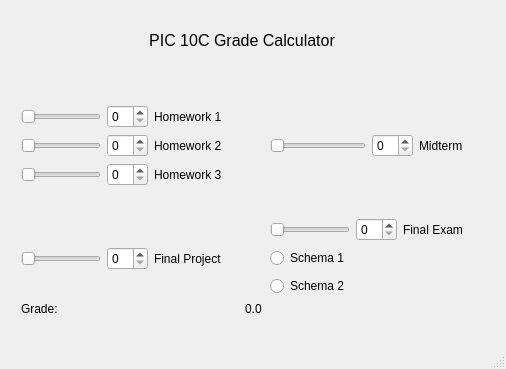
<?xml version="1.0" encoding="UTF-8"?>
<ui version="4.0">
 <class>MainWindow</class>
 <widget class="QMainWindow" name="MainWindow">
  <property name="geometry">
   <rect>
    <x>0</x>
    <y>0</y>
    <width>506</width>
    <height>369</height>
   </rect>
  </property>
  <property name="windowTitle">
   <string>MainWindow</string>
  </property>
  <widget class="QWidget" name="centralwidget">
   <widget class="QWidget" name="layoutWidget">
    <property name="geometry">
     <rect>
      <x>21</x>
      <y>31</y>
      <width>442</width>
      <height>285</height>
     </rect>
    </property>
    <layout class="QGridLayout" name="gridLayout_2">
     <item row="0" column="0" colspan="2">
      <layout class="QGridLayout" name="gridLayout">
       <item row="1" column="0">
        <layout class="QHBoxLayout" name="horizontalLayout">
         <item>
          <widget class="QSlider" name="horizontalSlider_hw1">
           <property name="maximum">
            <number>20</number>
           </property>
           <property name="orientation">
            <enum>Qt::Horizontal</enum>
           </property>
          </widget>
         </item>
         <item>
          <widget class="QSpinBox" name="spinBox_hw1"/>
         </item>
         <item>
          <widget class="QLabel" name="label_hw1">
           <property name="text">
            <string>Homework 1</string>
           </property>
          </widget>
         </item>
        </layout>
       </item>
       <item row="0" column="0" colspan="3">
        <widget class="QLabel" name="label">
         <property name="minimumSize">
          <size>
           <width>5</width>
           <height>2</height>
          </size>
         </property>
         <property name="font">
          <font>
           <pointsize>12</pointsize>
          </font>
         </property>
         <property name="text">
          <string>&lt;html&gt;&lt;head/&gt;&lt;body&gt;&lt;p align=&quot;center&quot;&gt;PIC 10C Grade Calculator&lt;/p&gt;&lt;p align=&quot;center&quot;&gt;&lt;br/&gt;&lt;/p&gt;&lt;/body&gt;&lt;/html&gt;</string>
         </property>
        </widget>
       </item>
       <item row="5" column="0">
        <layout class="QHBoxLayout" name="horizontalLayout_5">
         <item>
          <widget class="QSlider" name="horizontalSlider_fp">
           <property name="maximum">
            <number>20</number>
           </property>
           <property name="orientation">
            <enum>Qt::Horizontal</enum>
           </property>
          </widget>
         </item>
         <item>
          <widget class="QSpinBox" name="spinBox_fp">
           <property name="maximum">
            <number>20</number>
           </property>
          </widget>
         </item>
         <item>
          <widget class="QLabel" name="label_fp">
           <property name="text">
            <string>Final Project</string>
           </property>
          </widget>
         </item>
        </layout>
       </item>
       <item row="2" column="2" rowspan="3">
        <layout class="QVBoxLayout" name="verticalLayout">
         <item>
          <layout class="QHBoxLayout" name="horizontalLayout_11">
           <item>
            <widget class="QSlider" name="horizontalSlider_m">
             <property name="maximum">
              <number>20</number>
             </property>
             <property name="orientation">
              <enum>Qt::Horizontal</enum>
             </property>
            </widget>
           </item>
           <item>
            <widget class="QSpinBox" name="spinBox_m"/>
           </item>
           <item>
            <widget class="QLabel" name="label_m">
             <property name="text">
              <string>Midterm</string>
             </property>
            </widget>
           </item>
          </layout>
         </item>
         <item>
          <layout class="QHBoxLayout" name="horizontalLayout_13">
           <item>
            <spacer name="verticalSpacer_8">
             <property name="orientation">
              <enum>Qt::Vertical</enum>
             </property>
             <property name="sizeHint" stdset="0">
              <size>
               <width>17</width>
               <height>13</height>
              </size>
             </property>
            </spacer>
           </item>
           <item>
            <spacer name="verticalSpacer_9">
             <property name="orientation">
              <enum>Qt::Vertical</enum>
             </property>
             <property name="sizeHint" stdset="0">
              <size>
               <width>20</width>
               <height>40</height>
              </size>
             </property>
            </spacer>
           </item>
           <item>
            <spacer name="verticalSpacer_7">
             <property name="orientation">
              <enum>Qt::Vertical</enum>
             </property>
             <property name="sizeHint" stdset="0">
              <size>
               <width>20</width>
               <height>40</height>
              </size>
             </property>
            </spacer>
           </item>
          </layout>
         </item>
         <item>
          <layout class="QHBoxLayout" name="horizontalLayout_12">
           <item>
            <widget class="QSlider" name="horizontalSlider_fe">
             <property name="maximum">
              <number>20</number>
             </property>
             <property name="orientation">
              <enum>Qt::Horizontal</enum>
             </property>
            </widget>
           </item>
           <item>
            <widget class="QSpinBox" name="spinBox_fe"/>
           </item>
           <item>
            <widget class="QLabel" name="label_fe">
             <property name="text">
              <string>Final Exam</string>
             </property>
            </widget>
           </item>
          </layout>
         </item>
        </layout>
       </item>
       <item row="3" column="0">
        <layout class="QHBoxLayout" name="horizontalLayout_3">
         <item>
          <widget class="QSlider" name="horizontalSlider_hw3">
           <property name="maximum">
            <number>20</number>
           </property>
           <property name="orientation">
            <enum>Qt::Horizontal</enum>
           </property>
          </widget>
         </item>
         <item>
          <widget class="QSpinBox" name="spinBox_hw3"/>
         </item>
         <item>
          <widget class="QLabel" name="label_hw3">
           <property name="text">
            <string>Homework 3</string>
           </property>
          </widget>
         </item>
        </layout>
       </item>
       <item row="3" column="1">
        <spacer name="horizontalSpacer">
         <property name="orientation">
          <enum>Qt::Horizontal</enum>
         </property>
         <property name="sizeHint" stdset="0">
          <size>
           <width>40</width>
           <height>20</height>
          </size>
         </property>
        </spacer>
       </item>
       <item row="2" column="0">
        <layout class="QHBoxLayout" name="horizontalLayout_2">
         <item>
          <widget class="QSlider" name="horizontalSlider_hw2">
           <property name="maximum">
            <number>20</number>
           </property>
           <property name="orientation">
            <enum>Qt::Horizontal</enum>
           </property>
          </widget>
         </item>
         <item>
          <widget class="QSpinBox" name="spinBox_hw2"/>
         </item>
         <item>
          <widget class="QLabel" name="label_hw2">
           <property name="text">
            <string>Homework 2</string>
           </property>
          </widget>
         </item>
        </layout>
       </item>
       <item row="4" column="0">
        <layout class="QHBoxLayout" name="horizontalLayout_4">
         <item>
          <spacer name="verticalSpacer">
           <property name="orientation">
            <enum>Qt::Vertical</enum>
           </property>
           <property name="sizeHint" stdset="0">
            <size>
             <width>17</width>
             <height>13</height>
            </size>
           </property>
          </spacer>
         </item>
         <item>
          <spacer name="verticalSpacer_2">
           <property name="orientation">
            <enum>Qt::Vertical</enum>
           </property>
           <property name="sizeHint" stdset="0">
            <size>
             <width>20</width>
             <height>40</height>
            </size>
           </property>
          </spacer>
         </item>
         <item>
          <spacer name="verticalSpacer_3">
           <property name="orientation">
            <enum>Qt::Vertical</enum>
           </property>
           <property name="sizeHint" stdset="0">
            <size>
             <width>20</width>
             <height>40</height>
            </size>
           </property>
          </spacer>
         </item>
        </layout>
       </item>
       <item row="5" column="2">
        <widget class="QRadioButton" name="radioButton">
         <property name="text">
          <string>Schema 1</string>
         </property>
        </widget>
       </item>
       <item row="6" column="2">
        <widget class="QRadioButton" name="radioButton_2">
         <property name="text">
          <string>Schema 2</string>
         </property>
        </widget>
       </item>
      </layout>
     </item>
     <item row="1" column="0">
      <widget class="QLabel" name="label_13">
       <property name="text">
        <string>Grade:</string>
       </property>
      </widget>
     </item>
     <item row="1" column="1">
      <widget class="QLabel" name="label_2">
       <property name="text">
        <string>0.0</string>
       </property>
      </widget>
     </item>
    </layout>
   </widget>
  </widget>
  <widget class="QMenuBar" name="menubar">
   <property name="geometry">
    <rect>
     <x>0</x>
     <y>0</y>
     <width>506</width>
     <height>21</height>
    </rect>
   </property>
  </widget>
  <widget class="QStatusBar" name="statusbar"/>
 </widget>
 <resources/>
 <connections>
  <connection>
   <sender>horizontalSlider_hw1</sender>
   <signal>valueChanged(int)</signal>
   <receiver>spinBox_hw1</receiver>
   <slot>setValue(int)</slot>
   <hints>
    <hint type="sourcelabel">
     <x>116</x>
     <y>156</y>
    </hint>
    <hint type="destinationlabel">
     <x>133</x>
     <y>161</y>
    </hint>
   </hints>
  </connection>
  <connection>
   <sender>spinBox_hw1</sender>
   <signal>valueChanged(int)</signal>
   <receiver>horizontalSlider_hw1</receiver>
   <slot>setValue(int)</slot>
   <hints>
    <hint type="sourcelabel">
     <x>135</x>
     <y>150</y>
    </hint>
    <hint type="destinationlabel">
     <x>116</x>
     <y>154</y>
    </hint>
   </hints>
  </connection>
  <connection>
   <sender>horizontalSlider_hw2</sender>
   <signal>valueChanged(int)</signal>
   <receiver>spinBox_hw2</receiver>
   <slot>setValue(int)</slot>
   <hints>
    <hint type="sourcelabel">
     <x>116</x>
     <y>186</y>
    </hint>
    <hint type="destinationlabel">
     <x>135</x>
     <y>187</y>
    </hint>
   </hints>
  </connection>
  <connection>
   <sender>spinBox_hw2</sender>
   <signal>valueChanged(int)</signal>
   <receiver>horizontalSlider_hw2</receiver>
   <slot>setValue(int)</slot>
   <hints>
    <hint type="sourcelabel">
     <x>134</x>
     <y>196</y>
    </hint>
    <hint type="destinationlabel">
     <x>116</x>
     <y>194</y>
    </hint>
   </hints>
  </connection>
  <connection>
   <sender>horizontalSlider_hw3</sender>
   <signal>valueChanged(int)</signal>
   <receiver>spinBox_hw3</receiver>
   <slot>setValue(int)</slot>
   <hints>
    <hint type="sourcelabel">
     <x>116</x>
     <y>218</y>
    </hint>
    <hint type="destinationlabel">
     <x>144</x>
     <y>223</y>
    </hint>
   </hints>
  </connection>
  <connection>
   <sender>spinBox_hw3</sender>
   <signal>valueChanged(int)</signal>
   <receiver>horizontalSlider_hw3</receiver>
   <slot>setValue(int)</slot>
   <hints>
    <hint type="sourcelabel">
     <x>138</x>
     <y>210</y>
    </hint>
    <hint type="destinationlabel">
     <x>116</x>
     <y>214</y>
    </hint>
   </hints>
  </connection>
  <connection>
   <sender>horizontalSlider_fp</sender>
   <signal>valueChanged(int)</signal>
   <receiver>spinBox_fp</receiver>
   <slot>setValue(int)</slot>
   <hints>
    <hint type="sourcelabel">
     <x>116</x>
     <y>299</y>
    </hint>
    <hint type="destinationlabel">
     <x>130</x>
     <y>296</y>
    </hint>
   </hints>
  </connection>
  <connection>
   <sender>spinBox_fp</sender>
   <signal>valueChanged(int)</signal>
   <receiver>horizontalSlider_fp</receiver>
   <slot>setValue(int)</slot>
   <hints>
    <hint type="sourcelabel">
     <x>133</x>
     <y>306</y>
    </hint>
    <hint type="destinationlabel">
     <x>116</x>
     <y>299</y>
    </hint>
   </hints>
  </connection>
  <connection>
   <sender>horizontalSlider_m</sender>
   <signal>valueChanged(int)</signal>
   <receiver>spinBox_m</receiver>
   <slot>setValue(int)</slot>
   <hints>
    <hint type="sourcelabel">
     <x>342</x>
     <y>174</y>
    </hint>
    <hint type="destinationlabel">
     <x>399</x>
     <y>172</y>
    </hint>
   </hints>
  </connection>
  <connection>
   <sender>spinBox_m</sender>
   <signal>valueChanged(int)</signal>
   <receiver>horizontalSlider_m</receiver>
   <slot>setValue(int)</slot>
   <hints>
    <hint type="sourcelabel">
     <x>395</x>
     <y>182</y>
    </hint>
    <hint type="destinationlabel">
     <x>334</x>
     <y>181</y>
    </hint>
   </hints>
  </connection>
  <connection>
   <sender>horizontalSlider_fe</sender>
   <signal>valueChanged(int)</signal>
   <receiver>spinBox_fe</receiver>
   <slot>setValue(int)</slot>
   <hints>
    <hint type="sourcelabel">
     <x>338</x>
     <y>265</y>
    </hint>
    <hint type="destinationlabel">
     <x>373</x>
     <y>267</y>
    </hint>
   </hints>
  </connection>
  <connection>
   <sender>spinBox_fe</sender>
   <signal>valueChanged(int)</signal>
   <receiver>horizontalSlider_fe</receiver>
   <slot>setValue(int)</slot>
   <hints>
    <hint type="sourcelabel">
     <x>377</x>
     <y>276</y>
    </hint>
    <hint type="destinationlabel">
     <x>310</x>
     <y>277</y>
    </hint>
   </hints>
  </connection>
 </connections>
</ui>
